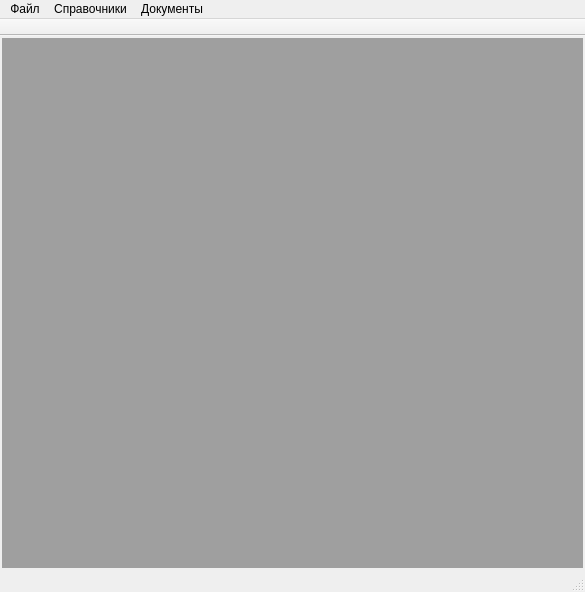
<?xml version="1.0" encoding="UTF-8"?>
<ui version="4.0">
 <class>mainForm</class>
 <widget class="QMainWindow" name="mainForm">
  <property name="geometry">
   <rect>
    <x>0</x>
    <y>0</y>
    <width>585</width>
    <height>592</height>
   </rect>
  </property>
  <property name="windowTitle">
   <string>mainForm</string>
  </property>
  <widget class="QWidget" name="centralWidget">
   <layout class="QVBoxLayout" name="verticalLayout">
    <property name="margin">
     <number>2</number>
    </property>
    <item>
     <widget class="QMdiArea" name="mdiArea"/>
    </item>
   </layout>
  </widget>
  <widget class="QMenuBar" name="menuBar">
   <property name="geometry">
    <rect>
     <x>0</x>
     <y>0</y>
     <width>585</width>
     <height>21</height>
    </rect>
   </property>
   <widget class="QMenu" name="menu">
    <property name="title">
     <string>Файл</string>
    </property>
   </widget>
   <widget class="QMenu" name="menu_2">
    <property name="title">
     <string>Справочники</string>
    </property>
    <addaction name="openSprList"/>
   </widget>
   <widget class="QMenu" name="menu_3">
    <property name="title">
     <string>Документы</string>
    </property>
   </widget>
   <addaction name="menu"/>
   <addaction name="menu_2"/>
   <addaction name="menu_3"/>
  </widget>
  <widget class="QToolBar" name="mainToolBar">
   <property name="movable">
    <bool>false</bool>
   </property>
   <property name="floatable">
    <bool>false</bool>
   </property>
   <attribute name="toolBarArea">
    <enum>TopToolBarArea</enum>
   </attribute>
   <attribute name="toolBarBreak">
    <bool>false</bool>
   </attribute>
  </widget>
  <widget class="QStatusBar" name="statusBar"/>
  <action name="openSprList">
   <property name="text">
    <string>Сотрудники...</string>
   </property>
  </action>
 </widget>
 <layoutdefault spacing="6" margin="11"/>
 <resources/>
 <connections/>
</ui>
